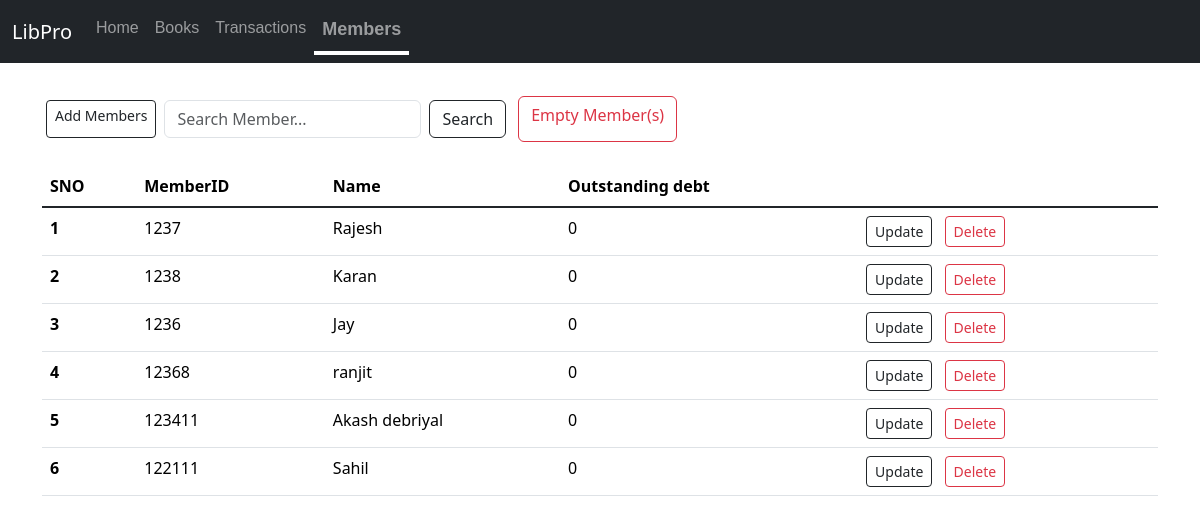
The app's page /members, older data.
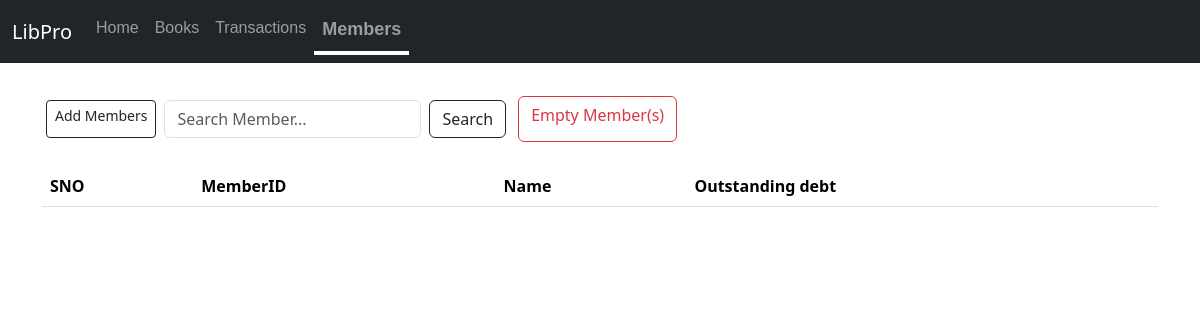
The same page, newer data.
### app.py (models this page shows)
class Members(db.Model):
    sno = db.Column(db.Integer, primary_key=True)
    memberid = db.Column(db.String(10),  nullable=False,unique=True)
    name = db.Column(db.String(30), nullable=False)
    outstanding_debt = db.Column(db.Integer, nullable=False)

### app.py (the view, shortened to what this page needs)
@app.route('/<string:table>',methods=['GET','POST'])
def view(table):
    record_class=globals().get(table.capitalize())
    if record_class is None:
        flash("Invalid Operation",'warning')
        return redirect('/')
    else:
        allrecords=record_class.query.all()
        return render_template(f'{table}.html',allrecords=allrecords)

### templates/members.html (shortened to what this page needs)
{% extends 'base.html' %}
{% block body %}
<div style="display:flex" class="container my-4">
  <a href="/addrecord/members" class="add btn btn-outline-dark btn-sm mx-1 my-1" type="button">Add Members</a>
<form style="width:fit-content" class="d-flex mx-1 my-1" method="POST" action="/search/members" role="search">
  <input class="form-control me-2" name="searchitem"  id="searchmember" type="search" placeholder="Search Member..." aria-label="Search">
  <button class="btn btn-outline-dark"  type="submit">Search</button>
</form>
<a class="btn btn-outline-danger mx-2" href="/empty/members" type="button">Empty Member(s)</a>
</div>
<div class="container">
    <table class="table">
        <thead>
          <tr>
            <th scope="col">SNO</th>
            <th scope="col">MemberID</th>
            <th scope="col">Name</th>
            <th scope="col">Outstanding debt</th>
          </tr>
        </thead>
        <tbody class="table-group-divider">
          {% for records in allrecords  %}
          <tr>
            <th scope="row">{{loop.index}}</th>
            <td>{{records.memberid}}</td>
            <td>{{records.name}}</td>
            <td>{{records.outstanding_debt}}</td>
            <td>
              <a href="/updaterecord/members/{{records.sno}}" type="button" class="btn btn-outline-dark btn-sm mx-1">Update</a>
              <a href="/deleterecord/members/{{records.sno}}" type="button" class="btn btn-outline-danger btn-sm mx-1">Delete</a>
            </td>
          </tr>
          {% endfor %}
        </tbody>
      </table>
</div>
{% endblock body %}

### templates/base.html (shortened to what this page needs)
<!DOCTYPE html>
<html lang="en">
<head>
    <link href="https://cdn.jsdelivr.net/npm/bootstrap@5.3.1/dist/css/bootstrap.min.css" rel="stylesheet">
<link rel="stylesheet" href="{{ url_for('static', filename='css/style.css') }}">
</head>
<body>
    <nav class="navbarl navbar navbar-expand-lg  navbar-dark bg-dark">
        <div class="container-fluid">
          <a class="navbar-brand" href="/">LibPro</a>
          <div class="collapse navbar-collapse" id="navbarSupportedContent">
            <ul class="navbar-nav me-auto mb-2 mb-lg-0">
              <li id="home-nav" class="nav-item">
                <a class=" nav-link" aria-current="page" href="/">Home</a>
              </li>
              <li id="books-nav" class="bg-dark nav-item">
                <a class="nav-link" aria-current="page" href="/books">Books</a>
              </li>
              <li id="transaction-nav" class="nav-item">
                <a class="nav-link" href="/transactions">Transactions</a>
              </li>
              <li id="members-nav" class="nav-item">
                <a class="nav-link" href="/members">Members</a>
              </li>
          </div>
        </div>
      </nav><br><br><br>
      {% block body %}
      {% endblock body %}
    </body>
</html>

### static/css/style.css (style rules this page uses)
.navbar { overflow:visible; position:fixed; top: 0; bottom: 10; width: 100%; margin-bottom: 1ch; }
.navbarl li a { font-family:sans-serif; position:initial; }
.navbarl li a::after { content:""; background-color: rgb(255, 255, 255); height: 2px; width:100%; display: block; transition:0.2s; transform: scale(0); transform-origin:left ; }
.navbarl li.active a { font-size: large; transition: none; font-weight:bolder; }
.navbarl li.active a::after { content: none; background-color: transparent; height: 4px; width: 100%; transition: none; transform: scale(0); font-size: larger; }
.navbar-brand { position:sticky; }
.active { color: rgb(255, 255, 255); font-size: larger; }
.active:after { content:""; background-color: rgb(255, 255, 255); height: 4px; width:100%; display: block; transform: scale(1); }

Row changes from the older to the newer data that the page shows:
removed Members: memberid "1237", name "Rajesh", outstanding_debt "0"
removed Members: memberid "1238", name "Karan", outstanding_debt "0"
removed Members: memberid "1236", name "Jay", outstanding_debt "0"
removed Members: memberid "12368", name "ranjit", outstanding_debt "0"
removed Members: memberid "123411", name "Akash debriyal", outstanding_debt "0"
removed Members: memberid "122111", name "Sahil", outstanding_debt "0"
